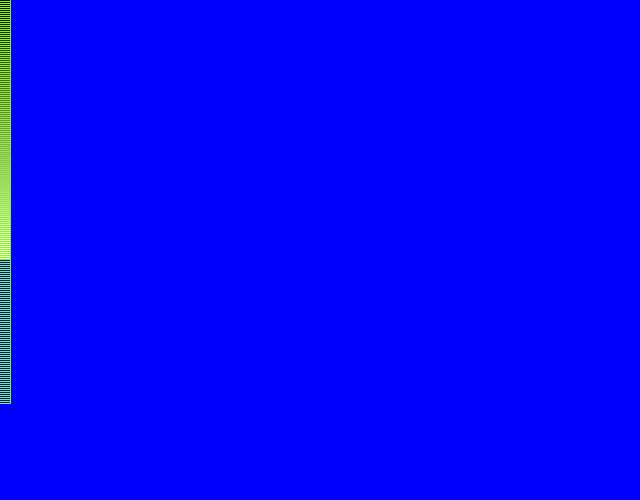
Frame 1 (no input)
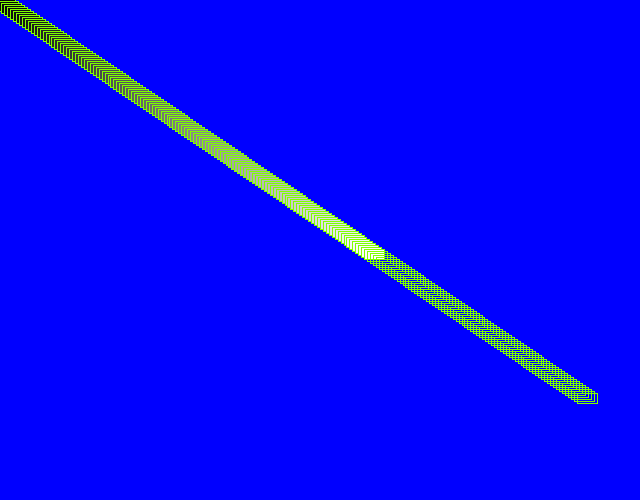
Frame 60 (the mouse pressed at the canvas centre just before this capture)
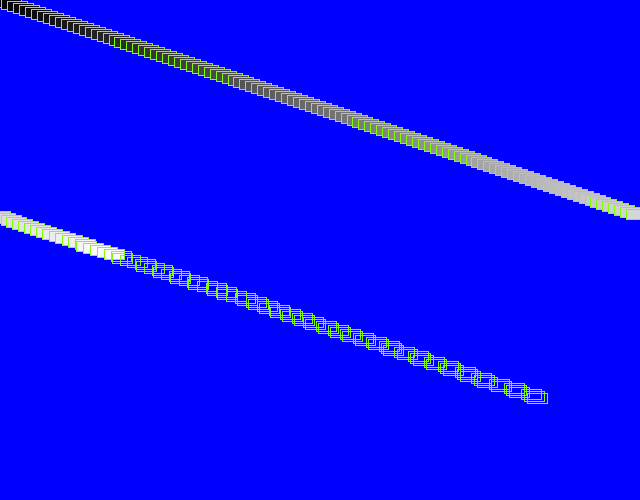
Frame 120 (the mouse held since frame 60 and released just before this capture)

The Processing sketch that drew these frames (run headless with seeded random() and noise(); from frame 60 on, the mouse is pressed at the canvas centre):

// Processing sketch: day_18
// ── day_18.pde
Car[] cars =new Car[200];
void setup(){
  size(640,500);
  for(int i = 0; i < cars.length; i++){
  cars[i] = new Car(color(i*2),0,i*2,i/20.0);
}
}
void draw(){
  background(0,0,255);
  for( int i = 0; i < cars.length; i++){
  cars[i].display();
  cars[i].Nezha();
  }
}
// ── Car.pde
class Car {
  color c;
  float xpos;
  float ypos;
  float xspeed;
  
  Car(color c_, float xpos_, float ypos_, float xspeed_){
    c = c_;
    xpos= xpos_;
    ypos = ypos_;
    xspeed = xspeed_;
  }
  void display(){
    rectMode(CENTER);
    stroke(127,255,0);
    fill(c);
    rect(xpos,ypos,20,10);
  }
  void Nezha(){
    xpos = xpos + xspeed;
    if (xpos > width){
      xpos = 0;
    }
  }
}
